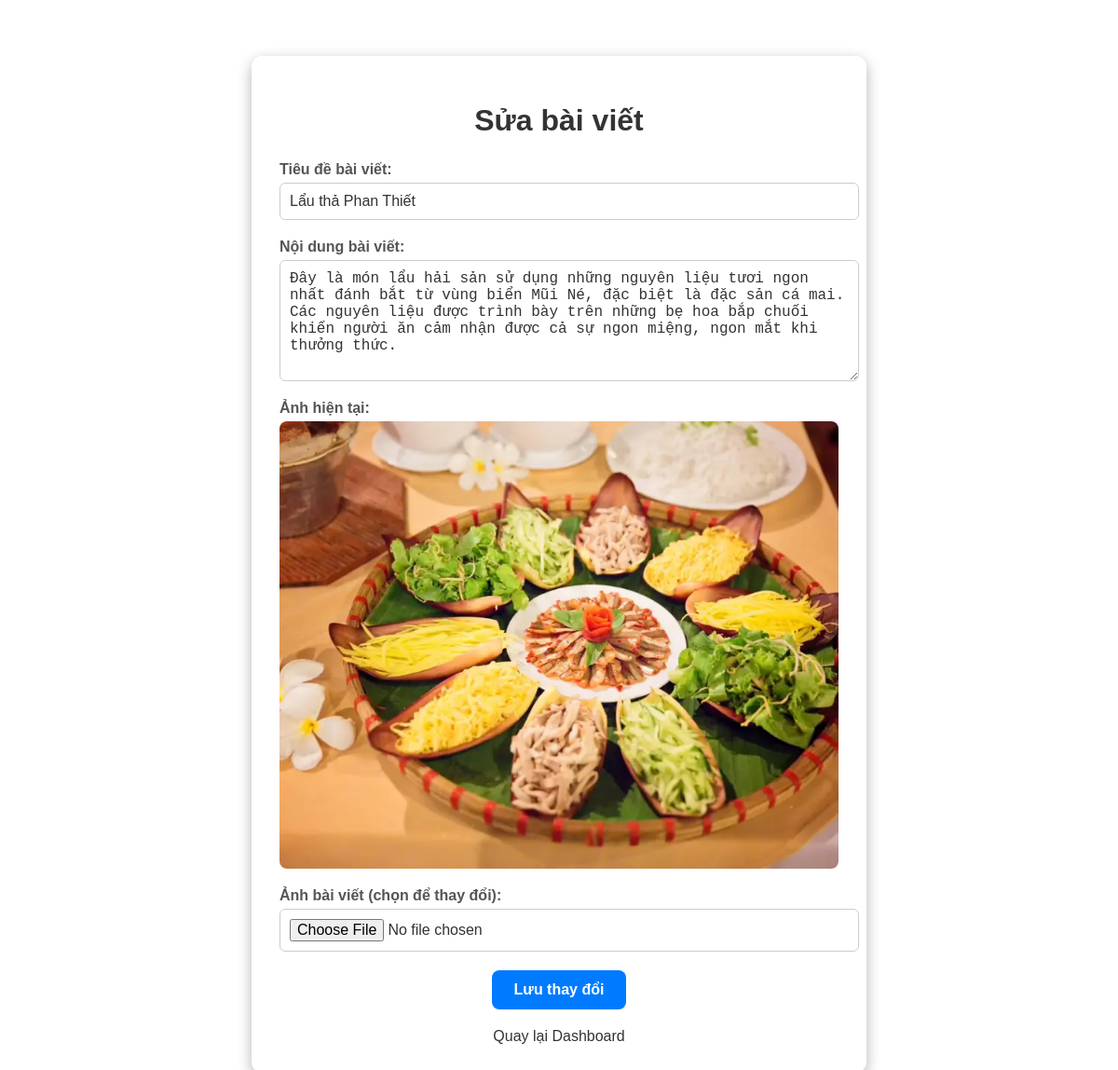
/edit_post/25 (signed in), run on the app's committed database.
### tables this page shows
CREATE TABLE posts (
            post_id INTEGER PRIMARY KEY AUTOINCREMENT,
            username TEXT,
            title TEXT,
            content TEXT,
            image_url TEXT,
            created_at DATETIME DEFAULT CURRENT_TIMESTAMP,
            FOREIGN KEY(username) REFERENCES users(username)
        );

### app.py (the view, shortened to what this page needs)
@app.route('/edit_post/<int:post_id>', methods=['GET', 'POST'])
def edit_post(post_id):
    if 'username' not in session:
        flash("Vui lòng đăng nhập!", "warning")
        return redirect(url_for('login'))
    os.makedirs('static/uploads', exist_ok=True)
    with sqlite3.connect(DATABASE) as conn:
        c = conn.cursor()
        c.execute("SELECT post_id, username, title, content, image_url FROM posts WHERE post_id=?", (post_id,))
        post = c.fetchone()
        if not post:
            flash("Bài viết không tồn tại!", "danger")
            return redirect(url_for('dashboard'))
        if session['username'] != post[1]:
            flash("Hành động trái phép!", "danger")
            return redirect(url_for('dashboard'))
    return render_template('edit_post.html', post=post)

### templates/edit_post.html (shortened to what this page needs)
<!DOCTYPE html>
<html lang="vi">
<head>
</head>
<body>
  <div class="container">
    <h1>Sửa bài viết</h1>
    <form action="{{ url_for('edit_post', post_id=post[0]) }}" method="POST" enctype="multipart/form-data">
      <label for="title">Tiêu đề bài viết:</label>
      <input type="text" id="title" name="title" value="{{ post[2] }}" required>
      <label for="content">Nội dung bài viết:</label>
      <textarea id="content" name="content" rows="6" required>{{ post[3] }}</textarea>
      {% if post[4] %}
        <label>Ảnh hiện tại:</label>
        <img src="{{ post[4] }}" alt="Ảnh bài viết" class="current-image">
      {% endif %}
      <label for="image">Ảnh bài viết (chọn để thay đổi):</label>
      <input type="file" id="image" name="image" accept="image/*">
      <button type="submit">Lưu thay đổi</button>
    </form>
    <a href="{{ url_for('dashboard') }}">Quay lại Dashboard</a>
  </div>
</body>
</html>

### templates/edit_post.html (style rules this page uses)
body { background-image: url('https://st.ielts-fighter.com/src/ielts-fighter-image/2023/07/21/0862c163-ced6-4ee9-8ce2-beb57f2065a0.jpg'); background-size: cover; background-position: center; background-attachment: fixed; background-repeat: no-repeat; font-family: Arial, sans-serif; margin: 0; padding: 20px; }
.container { width: 90%; max-width: 600px; margin: 40px auto; background: rgba(255, 255, 255, 0.9); padding: 30px; border-radius: 12px; box-shadow: 0 5px 15px rgba(0, 0, 0, 0.3); animation: fadeIn 0.5s ease-in forwards; }
h1 { text-align: center; margin-bottom: 25px; color: #333; }
form { display: flex; flex-direction: column; align-items: flex-start; }
label { font-weight: bold; margin-bottom: 5px; color: #555; text-align: left; }
input[type="text"], textarea, input[type="file"] { width: 100%; padding: 10px; margin-bottom: 20px; border: 1px solid #ccc; border-radius: 6px; font-size: 16px; color: #333; }
button { align-self: center; padding: 12px 24px; background-color: #007BFF; color: #fff; border: none; border-radius: 8px; font-size: 16px; font-weight: bold; cursor: pointer; transition: background-color 0.3s ease, transform 0.3s ease; }
a { display: block; text-align: center; margin-top: 20px; text-decoration: none; color: #333; font-size: 16px; }
.current-image { max-width: 100%; height: auto; margin-bottom: 20px; border-radius: 8px; }

### data on the page
posts: title "Lẩu thả Phan Thiết", content "Đây là món lẩu hải sản sử dụng những nguyên liệu tươi ngon nhất đánh bắt từ vùng biển Mũi Né, đặc biệt là đặc sản cá mai. Các nguyên liệu được trình bày trên những bẹ hoa bắp chuối khiến người ăn cảm nhận được cả sự ngon miệng, ngon mắt khi thưởng thức.", image_url (picture)
